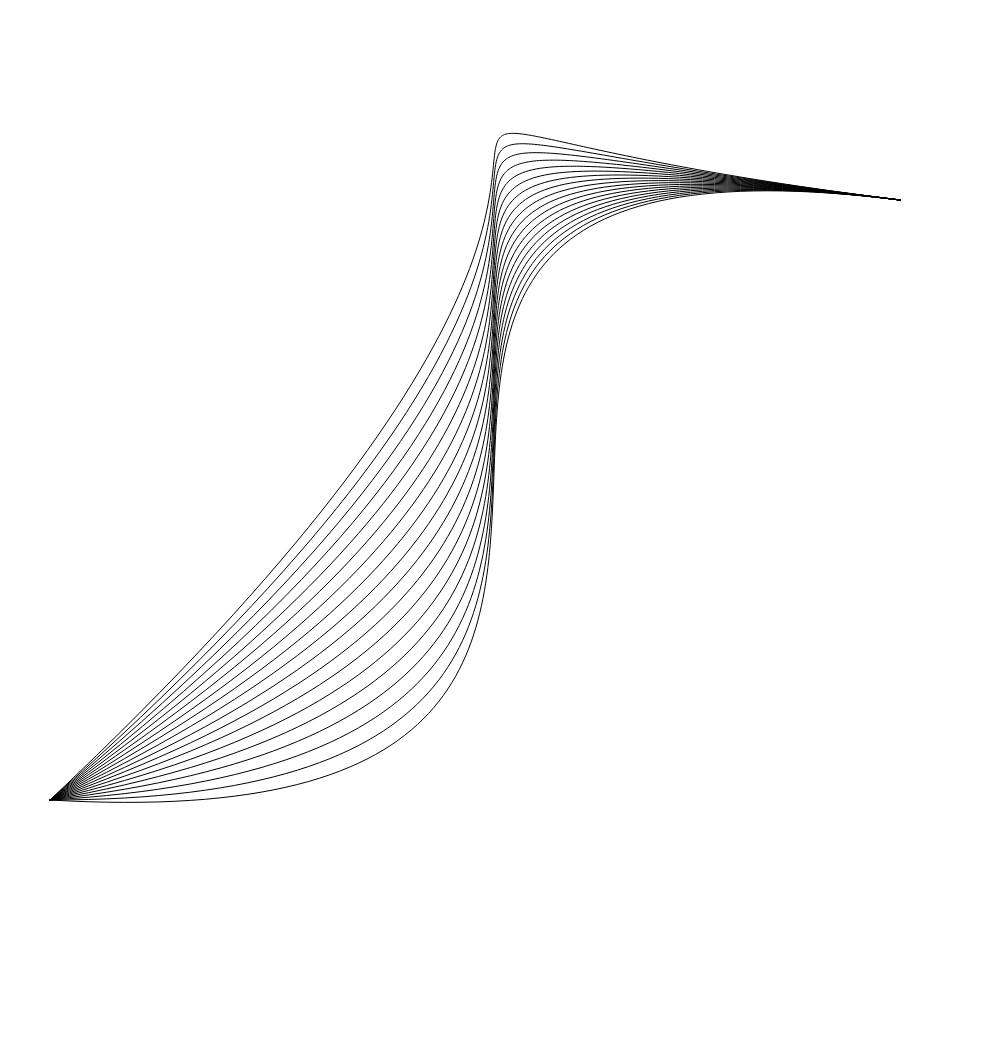
Frame 1 (no input)
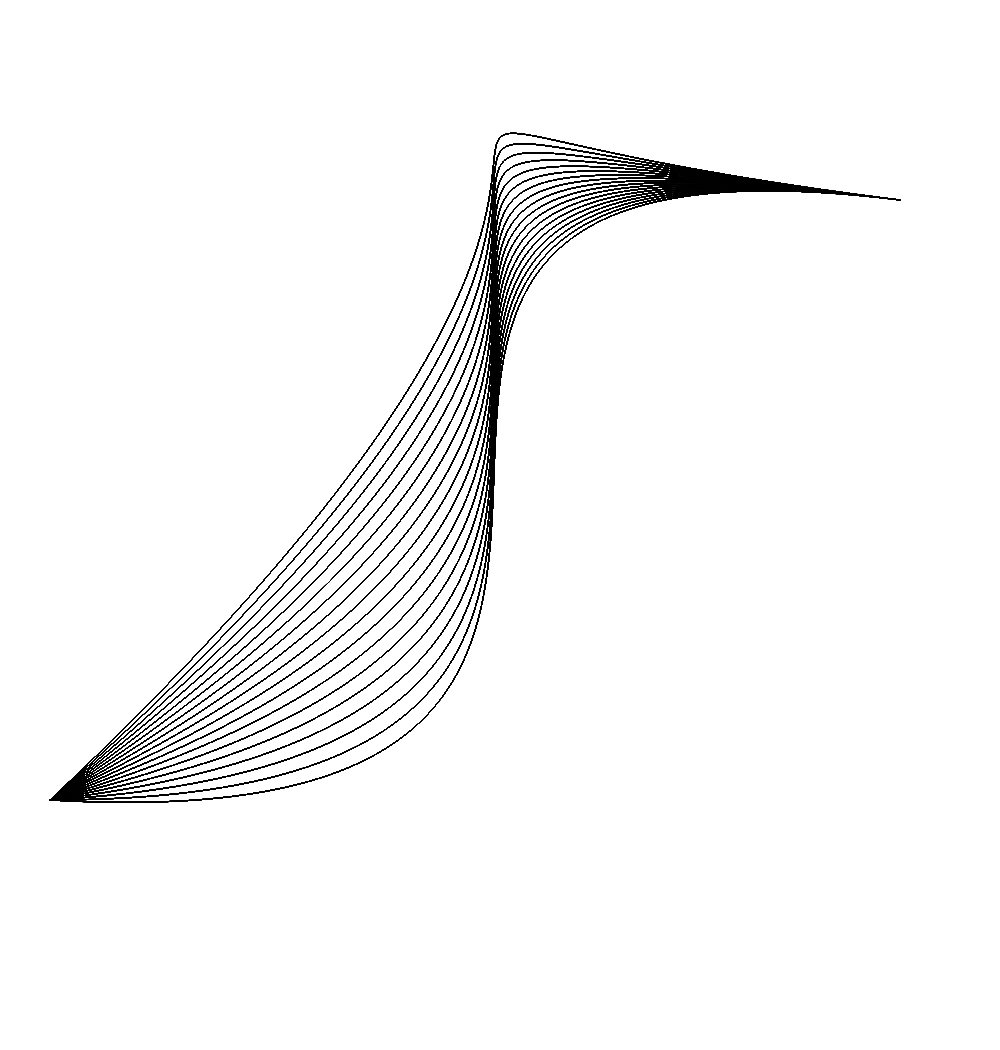
Frame 60 (no input)
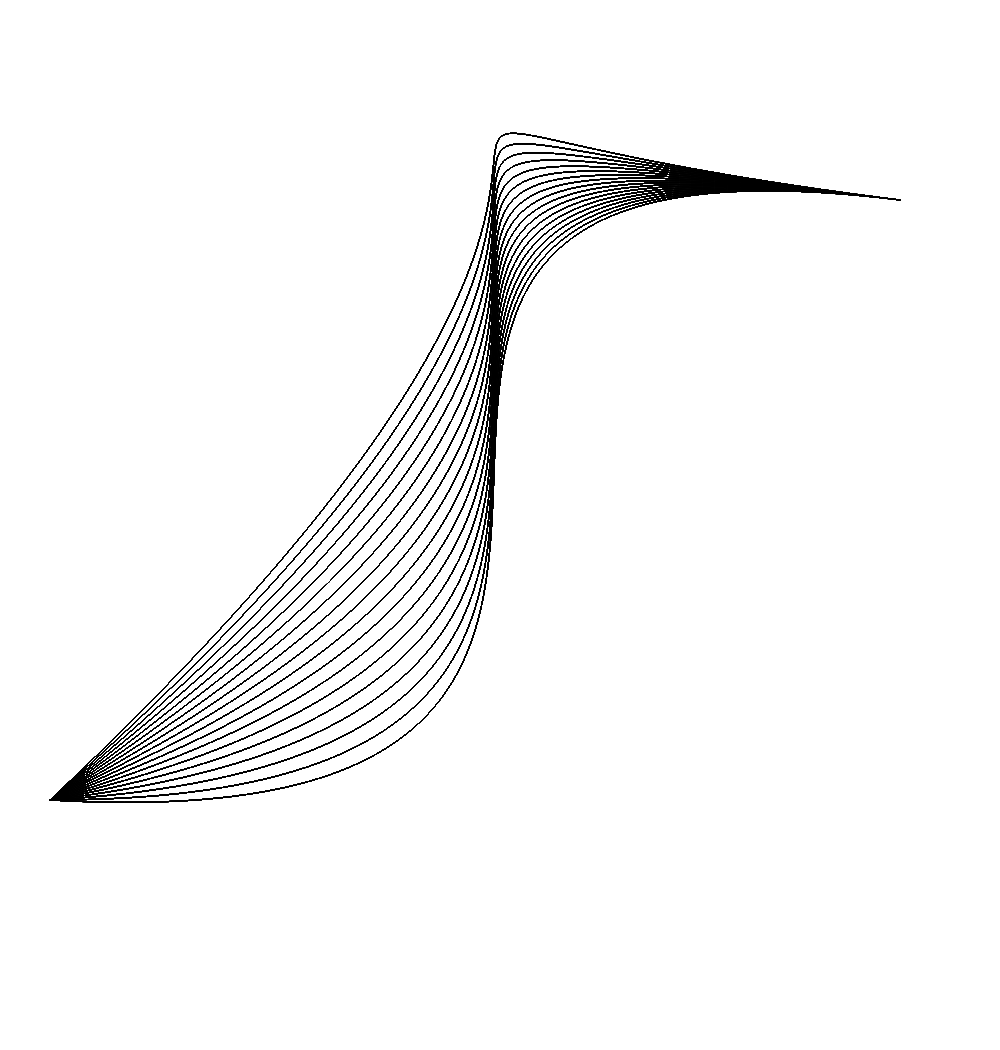
Frame 120 (the mouse pressed at the canvas centre since frame 60)

The p5.js sketch that drew these frames (run headless with seeded random() and noise() and a simulated clock; from frame 60 on, the mouse is pressed at the canvas centre):

// p5.js sketch
// ── sketch.js
function setup() {
  // put setup code here
  createCanvas(1000, 1050); 
  noFill();
}

function draw() {
  // put drawing code here
  //1 bezier curve
  // bezier(850,200,100,100,900,900,150,800);

  // //looping belzier
  // //1
  // for(var i =0; i<900; i=i+100){
  //   bezier(850,200,100,100,i,900,150,800);
  // }

  // //2
  // for(var i =0; i<900; i=i+40){
  //   bezier(i,200,100,100,900,i,150,800);
  // }

  // //3
  // for(var i =0; i<900; i=i+40){
  //   bezier(i,200,i,100,900,900,150,800);
  // }

  // //4
  // for(var i =0; i<900; i=i+50){
  //   bezier(850,200,100,100,900,900,i,800);
  // }

  // //5
  for(let i =0; i<900; i=i+50){
    bezier(900,200,100,100,900,i,50,800);
  }


}
